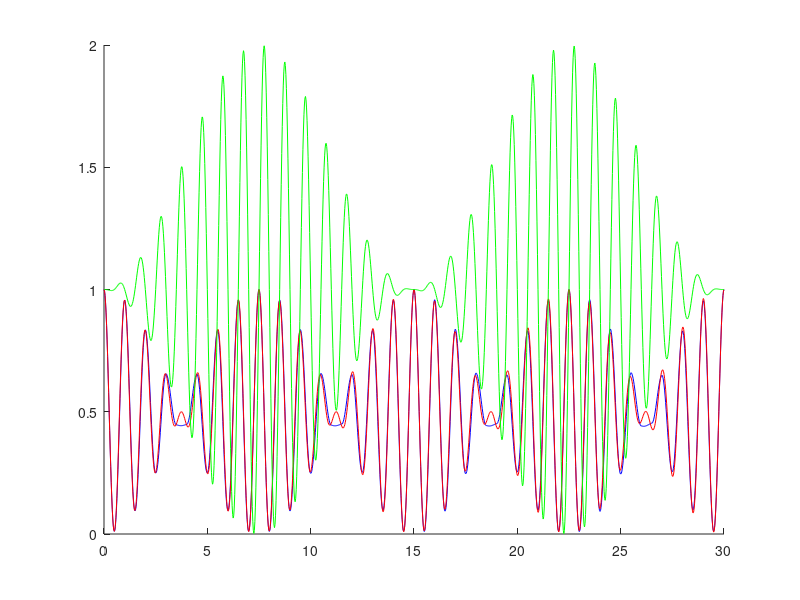

The MATLAB source for this figure: (Note: this script raises an error after producing the figure.)
function numericalexact()

%%%%%%%%%%%%%%%%%%%%%%%%%%%%%%%%%%%%%%%%%%%%%%%%%%%%%%%%%%%%%%%%%%%%%%%%%%%
global Rabi g1 g2 anglerot Delta DabEq aux nb_aux noise;

do_rabi =0;
do_rotary = 1;

Rabi = 2*pi*20e6;        %10e6; % bare Rabi in circular freq
g1 = 0;%1/1e-3; %1/100e-3; %Right now T1 infinite
g2 = 0; %1/1e-6;

%For rotary
anglerot =pi;
Delta=2*pi*1e6*(1)*2.1;   %2.1;     %2.1e6;        %3/100*Rabi; % By definition, w0 - w, but here parametrized by % of Rabi;

DabEq =0; %all pop in ground state
rhoggEq = (-DabEq + 1)/2;

u_init = 0;
v_init = 0;
w_init = -1;

nbcycle =30;    % ceil(Rabi/anglerot/g2); 
%nbcycle is Rotary cycles
% total time: nbcycle*2*anglerot/Rabi
timeunit =anglerot/Rabi;
period = 2*timeunit;

N = 20; % nb of points per cycle/2  ie nb of points per cycle is 2*N

%%%%%%%%%%%%%%%%%%%%%%%%%%%%%%%%%%%%%%%%%%%%%%%%%%%%%%%%%%%%%%%%%%%%%%%%%%%
%%%%%%%%%%%%%%%%%%%%%%%%%%%%%%%%%%%%%%%%%%%%%%%%%%%%%%%%%%%%%%%%%%%%%%%%%%%
% % NUMERICAL

%original
%options = odeset('RelTol',1e-12,'AbsTol',ones(1,3)*1e-12);
%modified to see if improves convergence
options = odeset('RelTol',1e-3,'AbsTol',ones(1,3)*1e-6);
%used (engouh) -3,-6
%%%%%%%%%%%%%%%%%%%%%%%%%%%%%%%%%%%%%%%%%%%%%%%%%%%%%%%%%%%%%%%%%%%%%%%%%%%
%%%%%%%%%%%%%%%%%%%%%%%%%%%%%%%%%%%%%%%%%%%%%%%%%%%%%%%%%%%%%%%%%%%%%%%%%%%
%Numerical no noise

Wnn = [];
Unn = [];
Vnn = [];

WRotnn = [];
URotnn = [];
VRotnn = [];

u_new = u_init;
v_new = v_init;
w_new = w_init;


%% Usual Rabi
if do_rabi
for q = 0:1:nbcycle-1
    
[T,Y] = ode45(@Propagate_phase0nn,[q*period (2*q+1)/2*period],[u_new v_new w_new],options);

t0 = q*period:period/2/N:(2*q+1)/2*period;
y0=interp1(T,Y,t0);

if q ~= 0
   Wnn = Wnn(1:1:end-1);
   Unn = Unn(1:1:end-1);
   Vnn = Vnn(1:1:end-1);
end
Wnn = [Wnn y0(:,3).'];
Unn = [Unn y0(:,1).'];
Vnn = [Vnn y0(:,2).'];

u_new = y0(end,1);
v_new = y0(end,2);
w_new = y0(end,3);

[TT,YY] = ode45(@Propagate_phase0nn,[(2*q+1)/2*period (q+1)*period],[u_new v_new w_new],options);

tt0 = (2*q+1)/2*period:period/2/N:(q+1)*period;

yy0=interp1(TT,YY,tt0);

Wnn = Wnn(1:1:end-1);
Unn = Unn(1:1:end-1);
Vnn = Vnn(1:1:end-1);

Wnn = [Wnn yy0(:,3).'];
Unn = [Unn yy0(:,1).'];
Vnn = [Vnn yy0(:,2).'];

u_new = yy0(end,1);
v_new = yy0(end,2);
w_new = yy0(end,3);

end
end

%% Rotary
if do_rotary
u_new = 0;
v_new = 0;
w_new = -1;
for q = 0:1:nbcycle-1
    
[T,Y] = ode45(@Propagate_phase0nn,[q*period (2*q+1)/2*period],[u_new v_new w_new],options);

t0 = q*period:period/2/N:(2*q+1)/2*period;
y0=interp1(T,Y,t0);

if q ~= 0
   WRotnn = WRotnn(1:1:end-1);
   URotnn = URotnn(1:1:end-1);
   VRotnn = VRotnn(1:1:end-1);
end
WRotnn = [WRotnn y0(:,3).'];
URotnn = [URotnn y0(:,1).'];
VRotnn = [VRotnn y0(:,2).'];

u_new = y0(end,1);
v_new = y0(end,2);
w_new = y0(end,3);

[TT,YY] = ode45(@Propagate_phase180nn,[(2*q+1)/2*period (q+1)*period],[u_new v_new w_new],options);

tt0 = (2*q+1)/2*period:period/2/N:(q+1)*period;

yy0=interp1(TT,YY,tt0);

WRotnn = WRotnn(1:1:end-1);
URotnn = URotnn(1:1:end-1);
VRotnn = VRotnn(1:1:end-1);

WRotnn = [WRotnn yy0(:,3).'];
URotnn = [URotnn yy0(:,1).'];
VRotnn = [VRotnn yy0(:,2).'];

u_new = yy0(end,1);
v_new = yy0(end,2);
w_new = yy0(end,3);
 
end
end

%FITS
% %PRB modified results without noise for rotary
 n=0:1/2/N:nbcycle;
 c = (3*g1 + 2*g2)/4;
C = sqrt(1 + c^2/Rabi^2);
 theta = atan(Rabi/c);
% 
 prb = 0.5*(sin(anglerot/2)^2*C*sin(2*n*pi + theta).*cos(4*Delta*n/Rabi*sin(anglerot/2)).*exp(-(c*2*n*anglerot/Rabi)*(3/2)*pi/anglerot*sin(anglerot/2))) + 0.5*(1 + cos(anglerot/2)^2*exp(-(c*2*n*anglerot/Rabi)*anglerot/pi*sin(anglerot/2)));

%%%% No relax
%norelaxrot = 0.5*(1 + cos(anglerot/2)^2) + 0.5*sin(anglerot/2)^2.*cos(4*n*Delta/Rabi*sin(anglerot/2)).*cos((2*pi*n/Rabi)*Rabi);
norelaxrot =  0.5*(1 + cos(anglerot/2)^2) + 0.5*sin(anglerot/2)^2.*cos((2*pi*n/Rabi)*(2*Delta/pi)*sin(anglerot/2)).*cos((2*pi*n/Rabi)*Rabi);

%%%%% in time
tunit =  (2*anglerot*nbcycle/Rabi)/(nbcycle*N*2); %1e-9; %make same number per cycle as in the simulation
tfinal = 2*anglerot*nbcycle/Rabi;
t = 0:tunit:tfinal;
%norelaxrot2 =  0.5*(1 + cos(anglerot/2)^2) + 0.5*sin(anglerot/2)^2.*cos((t/anglerot)*(2*Delta)*sin(anglerot/2)).*cos((t*pi/anglerot)*Rabi);

%%correct, without mod, valid for theta < 2*pi
norelaxrot3 =  0.5*(1 + cos(anglerot/2)^2) + 0.5*sin(anglerot/2)^2.*cos((t*pi/anglerot)*(2*Delta/pi)*sin(anglerot/2)).*cos((t*pi/mod(anglerot,2*pi))*Rabi); %correct, with mod
relaxrot3 = 0.5*C*sin(anglerot/2)^2.*cos((t*pi/anglerot)*(2*Delta/pi)*sin(anglerot/2)).*sin((t*pi/mod(anglerot,2*pi))*Rabi + theta).*exp(-c*t*3*pi/2/anglerot*sin(anglerot/2)) + 0.5*(1 + cos(anglerot/2)^2.*exp(-c*t*anglerot/pi*sin(anglerot/2))); %correct
norelaxrot44 = 1 - sin(anglerot/2)^2*sin(2*Delta*(t*Rabi/2/anglerot)/Rabi*sin(anglerot/2)).^2.*(sin((t*pi/mod(anglerot,2*pi))*Rabi));



%Paola's round formula
Proundrot =  0.5*(1 + cos(anglerot/2)^2) + 0.5*sin(anglerot/2)^2.*cos(4*Delta/Rabi*round(Rabi*t/2/anglerot)).*cos(t*Rabi); %ORIGINAL

roundrot =  0.5*(1 + cos(anglerot/2)^2) + 0.5*sin(anglerot/2)^2.*(cos(4*Delta/Rabi*floor(Rabi*t/2/anglerot + 1/2)).*cos(t*Rabi/2).^2); %WORKIGN

%addi =  0.5*sin(anglerot/2)^2.*(-cos(4*Delta/Rabi*floor(Rabi*t/2/anglerot + 32)).*sin(t*Rabi/2).^2) + 0.5; %works for Rabi/Delta = 20;
addi =  0.5*sin(anglerot/2)^2.*(-cos(4*Delta/Rabi*floor(Rabi*t/2/anglerot) + 4*Delta/Rabi*0.5).*sin(t*Rabi/2).^2) + 0.5; %ALSO WORKS for Rabi/Delta = 20;
%addi =  0.5*sin(anglerot/2)^2.*(cos(4*Delta/Rabi*floor(-Rabi*t/2/anglerot + 16)).*sin(t*Rabi/2).^2) + 0.5; %TRY NOT WORKING Rabi/Delta = 20;
%addi =  0.5*sin(anglerot/2)^2.*(cos(4*Delta/Rabi*floor(-Rabi*t/2/anglerot + 24)).*sin(t*Rabi/2).^2) + 0.5; %works for Rabi/Delta = 30;
%%%%%%%%%%addi =  0.5*sin(anglerot/2)^2.*(cos(4*Delta/Rabi*floor(Rabi*t/2/anglerot - 31)).*sin(t*Rabi/2).^2) + 0.5; %works for Rabi/Delta = 40;
%addi =  0.5*sin(anglerot/2)^2.*(cos(4*Delta/Rabi*floor(-Rabi*t/2/anglerot + 32)).*sin(t*Rabi/2).^2) + 0.5; %NEW TRY Rabi/Delta = 40;
%addi =  0.5*sin(anglerot/2)^2.*(cos(4*Delta/Rabi*floor(-Rabi*t/2/anglerot +40)).*sin(t*Rabi/2).^2) + 0.5; %works for Rabi/Delta = 50;


norelaxrottest =  0.5*(1 + cos(anglerot/2)^2) + 0.5*sin(anglerot/2)^2.*cos((t*pi/anglerot)*(2*Delta/pi)*sin(anglerot/2)).*cos((t*pi/mod(anglerot,2*pi))*Rabi); %TEST

rabitest =(1 - Rabi^2/(Rabi^2+Delta^2)*sin(t/2*sqrt(Delta^2+Rabi^2)).^2);
%For anglerot > 2*pi, both with and without mod pick up the echo peaks but
%are off for the other parts of the echo: the with mod option oscillates
%quicker, the without mod option oscillates slower

%%%%% Test of frequencies only, forget about normalization
% noddc -> DOUBLE PEAKS
%auxodd = zeros(1,length(t));    %cos(t*Rabi*pi/mod(anglerot,2*pi));
auxodd = cos(t*Rabi*pi/mod(anglerot,2*pi));
nodd_array = 1:2:31;
numro = 0;
for nodd = nodd_array
   %if (nodd - int64(anglerot/pi) ~= 0)
   %auxodd = auxodd + 1*(Delta/Rabi/nodd)^2*cos(nodd*t*Rabi*pi/anglerot);
   %%so far the best fit is above
   %auxodd = auxodd + 1*(Delta/Rabi)/nodd^2*cos(nodd*t*Rabi*pi/anglerot);
   %above not too bad a fit either
   auxodd = auxodd + (1/nodd)*cos(nodd*t*Rabi*pi/anglerot);
   numro = numro + 1/nodd;
   %end   
end
%auxodd = auxodd/(1 + (1*Delta/Rabi)*numro^2);
auxodd = auxodd/(1 + numro);

%neven -> SINGLE PEAKS
auxeven  = zeros(1,length(auxodd));
neven_array = 2:2:12;
numm = 0;
for neven = neven_array
    %auxeven = auxeven + (Delta/Rabi/neven)*cos(neven*t*Rabi*pi/anglerot); 
    auxeven = auxeven + (1/neven^2)*cos(neven*t*Rabi*pi/anglerot); 
    numm = numm + 1/neven;
 end
%auxeven = auxeven/(Delta/Rabi*numm);
%auxeven = auxeven/(numm);

% auxodd = cos(t*Rabi*pi/mod(anglerot,2*pi));
% n_array = 1:1:10;
% no = 0;
% for indn = n_array
%     auxodd = auxodd + 1*(Delta/Rabi/indn)*cos(indn*t*Rabi*pi/anglerot);
%     no = no + 1/indn;
% end
% auxodd = auxodd/(1 + 1*Delta/Rabi*no);

%signal = 0.5*(1 + cos(anglerot/2)^2) + 0.5*sin(anglerot/2)^2.*(cos((t/anglerot)*(2*Delta)*sin(anglerot/2)).*auxodd); % + Delta/Rabi*auxeven);
signal = 0.5*(1 + cos(anglerot/2)^2) + 0.5*sin(anglerot/2)^2.*(cos(4*Delta/Rabi*round(Rabi*t/2/anglerot)).*auxodd); % + Delta/Rabi*auxeven);
%signal = cos((t/anglerot)*(2*Delta)*sin(anglerot/2)).*auxodd + ((1/20)*auxeven); 
% cut below to test
%
%up to auxodd array, formula above is same formula as in norelaxrot3
%factor 2 inside modulation is not correct
%%%%%%%%%%%%%%%%%%%%%%%%%%%%%%%%%%%%%%%%%%%%%%%%%%%%%%%%%%%%%%%%%%%%%%%%%%%
%%%%%%%%%%%%%%%%%%%%%%%%%%%%%%%%%%%%%%%%%%%%%%%%%%%%%%%%%%%%%%%%%%%%%%%%%%%

%%%%%%%%%%%%%%%%%%%%%%%%%%%%%%%%%%%%%%%%%%%%%%%%%%%%%%%%%%%%%%%%%%%%%%%%%%%
%%%%%%%%%%%%%%%%%%%%%%%%%%%%%%%%%%%%%%%%%%%%%%%%%%%%%%%%%%%%%%%%%%%%%%%%%%%
% Plotting

figure(100);
hold on
if do_rabi
%%plot(0:1/20:nbcycle,Zavg,'r');  %numerical with noise
%plot([0:1/2/N:nbcycle]*2*anglerot/Rabi,(1-Wnn)/2,'r'); %numerical no noise
plot([0:1/2/N:nbcycle],(1-Wnn)/2,'k'); %numerical no noise
%plot(t,rabitest,'m');
hold on
end

if do_rotary
%plot(0:1/20:nbcycle,Zrotavg,'b');


%plot([0:1/2/N:nbcycle],(1-WRotnn)/2,'r'); %USED plot in time
% 
% %working more or less
% %triangle = (cos(Delta*t*(4*anglerot*Delta/Rabi))).*(cos(2*anglerot*abs(t*Rabi/2/anglerot - floor(t*Rabi/2/anglerot + 0.5))))/2 + 0.5; 
% 
% triangle = (cos(anglerot*Delta*t/5) ).*(cos(2*anglerot*abs(t*Rabi/2/anglerot - floor(t*Rabi/2/anglerot + 0.5))))/2 + 0.5 ; %working more or less
% 
% %triangle2 = (cos(anglerot*Delta/5*(t+5*((floor(-sin(2*pi*1/5*t)))+1)) )).*(cos(2*anglerot*abs(t*Rabi/2/anglerot - floor(t*Rabi/2/anglerot + 0.5))))/2 + 0.5 ;
% %triangle2 = anglerot*Delta/5*(1*t+2*4*Rabi/5/Delta*((floor(-sin(4*Rabi*t/5/Delta)))+1));
% 
% %triangle2 = (1 * t*Rabi/2/anglerot + 4*Rabi/5/Delta * ((floor(-sin(t * Rabi/2/anglerot)))+1));
 %time_shifting_func = @(t, a) -2*a*( (t)/a  - floor( (t)/a + 1/2 ))+(t);
% 
% %triangle2 = (0.5 * cos(anglerot*4*Delta/Rabi*time_shifting_func(t*Rabi/2/an%glerot,4*Rabi/Delta/5)/5) + 0.5 );%.*(cos(2*anglerot*abs(t*Rabi/2/anglerot - floor(t*Rabi/2/anglerot + 0.5))))/2 + 0.5 ; %working more or less
%  
% %triangle2 = (0.5 * cos(anglerot * Delta/5*time_shifting_func(t*Rabi/2/anglerot,4*Rabi/Delta/5)) + 0.5 );%.*(cos(2*anglerot*abs(t*Rabi/2/anglerot - floor(t*Rabi/2/anglerot + 0.5))))/2 + 0.5 ; %working more or less
%  
%triangle2 = (cos(anglerot * Delta *t*(2*pi*0.0322))).*(cos(2*anglerot*abs(t*Rabi/2/anglerot - floor(t*Rabi/2/anglerot + 0.5))))/2 + 0.5 ; %working more or less

%triangle2 = 0.5*sin(anglerot/2)^2*(cos(t*2*Delta*sin(anglerot/2)/anglerot)).*(cos(2*anglerot*abs(t*Rabi/2/anglerot - floor(t*Rabi/2/anglerot + 0.5)))) + 0.5 + 0.5*cos(anglerot/2)^2; %working more or less

%triangle4 = 0.5*sin(anglerot/2)^2*cos(Delta*t*(pi^2*2*0.0322)/sin(anglerot/2)).*(cos(2*anglerot*abs(t*Rabi/2/anglerot - floor(t*Rabi/2/anglerot + 0.5)))) +0.5 +0.5*cos(anglerot/2)^2;

%%%%%%%%%%%%%working last one
%triangle4 =0.5*sin(anglerot/2)^2*cos(Delta*t*0.6356/sin(anglerot/2)).*(cos(2*anglerot*abs(t*Rabi/2/anglerot - floor(t*Rabi/2/anglerot + 0.5)))) +0.5 + 0.5*cos(anglerot/2)^2; 

%triangle4 =0.5*(cos(anglerot * Delta *t*(2*pi*0.0322))).*cos(2*anglerot*abs(t*Rabi/2/anglerot - floor(t*Rabi/2/anglerot + 0.5))) +0.5; 
%triangle5 =0.5*(cos(anglerot * Delta *t*(2*pi*0.0322)+pi)).*cos(2*anglerot*abs(t*Rabi/2/anglerot - floor(t*Rabi/2/anglerot)).*cos(Delta*t/3)) +0.5; 
%triangle4 =0.5*cos(2*anglerot*abs(t*Rabi/2/anglerot - floor(t*Rabi/2/anglerot + 0.5)).*cos(Delta*t/3)) +0.5; 


%used%%%triangle4 =0.5*cos(2*anglerot*abs(t*Delta/anglerot^2 - floor(t*Delta/anglerot^2 +0.5))).*cos(2*anglerot*abs(t*Rabi/2/anglerot - floor(t*Rabi/2/anglerot + 0.5))) +0.5; 
%resi = 1.5*Delta/Rabi/anglerot.*sin(2*anglerot*abs(t*Delta/anglerot^2 - floor(-pi/4+ t*Delta/anglerot^2 +0.5))).*cos(2*anglerot*abs(pi/4+ t*Rabi/2/anglerot - floor(t*Rabi/2/anglerot + 0.5))); 


triangle4 =0.5*cos((2*pi*0.0322)*t*Delta*anglerot).*cos(2*anglerot*abs(t*Rabi/2/anglerot - floor(t*Rabi/2/anglerot + 0.5))) +0.5; 
resi =Delta/Rabi/2*(1).*sin((2*pi*0.0322)*t*Delta*anglerot).*cos(2*anglerot*abs(pi/4 + t*Rabi/2/anglerot - floor(t*Rabi/2/anglerot + 0.5))); 



%resi = 1.5*Delta/Rabi/anglerot*sin(2*anglerot*abs(t*Delta/anglerot^2 - floor(-pi/4 + t*Rabi/2/anglerot +0.5))).*cos(2*anglerot*abs(pi/4 + t*Rabi/2/anglerot - floor(t*Rabi/2/anglerot + 0.5))); 
%resi = 2*Delta/Rabi/anglerot*sin(anglerot * Delta *t*(2*pi*0.0322)).*cos(2*anglerot*abs(pi/4 + t*Rabi/2/anglerot - floor(t*Rabi/2/anglerot + 0.5))); 

%triangle4 =0.5*(cos(2*anglerot*abs(t*Rabi/2/anglerot - floor(t*Rabi/2/anglerot + 0.5)))) +0.5;   

%triangle4 =0.5*sin(anglerot/2)^2*cos(Delta*0.6356/sin(anglerot/2)*time_shifting_func(t,5*Delta*t/8/anglerot)).*(cos(2*anglerot*abs(t*Rabi/2/anglerot - floor(t*Rabi/2/anglerot + 0.5)))) +0.5 + 0.5*cos(anglerot/2)^2;

%triangle4 =0.5*cos(Delta*t*0.6356/sin(anglerot/2)).*(cos(2*anglerot*abs(t*Rabi/2/anglerot - floor(t*Rabi/2/anglerot + 0.5))))+0.5;

%formNoRWA = 0.5 - 0.5*cos(abs(2*(Rabi^2*t/Delta/anglerot - floor(Rabi^2*t/Delta/anglerot + 0.5)))); 
%formNoRWA = 0.5 - 0.5*cos(abs(2*(t/anglerot*Delta - floor(t/anglerot*Delta + 0.5)))); 
%formNoRWA = 0.5 + 0.5*cos(2*anglerot/Delta*(1 - cos(Delta/2/anglerot*t)));

%formNoRWA = 0.5 - 0.5*cos(0 + anglerot/Rabi*abs(2*(t*Rabi^2/Delta/2/anglerot - floor(t*Rabi^2/Delta/2/anglerot + 0.5))));
%formNoRWA = 0.5 - 0.5*cos(0 + anglerot*abs(2*(t/Delta*Rabi^2/2/anglerot - floor(t/Delta*Rabi^2/2/anglerot + 0.5))));

% 
% %triangle3 =  (-0.5 * cos(anglerot * Delta *t/5 ) + 0.5);
% 
% % timeincycle = t/(2*anglerot/Rabi);
% % for aux = 0:2:(timeincycle(end)/8)
% % [min_diff, arrayposmin] = min(abs(timeincycle-Rabi/Delta/5*2*(aux-1)));
% % [min_diff, arrayposmax] = min(abs(timeincycle-Rabi/Delta/5*2*(aux+1)));
% % triangle2(arrayposmin:1:arrayposmax) = cos(anglerot*Delta/5*(4*Rabi/5/Delta*aux) - timeincycle(arrayposmin:1:arrayposmax));     
% % %triangle2 = (0.5 * cos(1/5*anglerot * Delta *(-t + 4*Rabi/5/Delta*(floor(t/(2*Rabi/anglerot)) + 1/2))) + 0.5)
% % end
%


%used%newf = 0.5*sin(anglerot/2)^2*cos(2*anglerot/sin(anglerot/2)^2*abs(t*Delta/anglerot/pi*sin(anglerot/2) - floor(t*Delta/anglerot/pi*sin(anglerot/2)))).*cos(2*anglerot/sin(anglerot/2)*abs(t*Rabi/2/anglerot - floor(t*Rabi/2/anglerot + 0.5))) +0.5 + 0.5*cos(anglerot/2)^2;
%newf = 0.5*sin(anglerot/2)^2*cos(0.6356*t*Delta).*(cos(2*anglerot/sin(anglerot/2)^1*abs(t*Rabi/2/anglerot - floor(t*Rabi/2/anglerot + 0.5))))+0.5 +0.5*cos(anglerot/2)^2;

%%%%%%%%%%%%%%%%%%%%newf = 0.5*cos(2*t*Delta/pi -0.5*t*Delta/pi*Delta^2/Rabi^2-0.5*t*Delta/pi*Delta^3/Rabi^3).*(cos(2*anglerot*abs(t*Rabi/2/anglerot - floor(t*Rabi/2/anglerot + 0.5))))+0.5;
newf = 0.5*cos(2*t*Delta/pi -0.5*t*Delta/pi*Delta^2/Rabi^2-0.5*t*Delta/pi*Delta^3/Rabi^3).*(cos((sqrt(Rabi^2+Delta^2))/Rabi*2*anglerot*abs(t*Rabi/2/anglerot - floor(t*Rabi/2/anglerot + 0.5))))+0.5;

%newf = 0.5*cos(2*pi*t*Delta/pi^2 -0.5*pi*t*Delta/pi^2*(1/(1-Delta/Rabi)-1-Delta/Rabi)).*(cos(2*anglerot*abs(t*Rabi/2/anglerot - floor(t*Rabi/2/anglerot + 0.5))))+0.5;
%newf = 0.5*cos(2*t*Delta/pi*sqrt(1 - Delta^2/2/Rabi^2)).*(cos(2*anglerot*abs(t*Rabi/2/anglerot - floor(t*Rabi/2/anglerot + 0.5))))+0.5;
%resi = Delta/Rabi/2*floor(t.*Rabi/2/anglerot/16 + 1).*cos(-pi/2 + 2*t*Delta/anglerot*sin(anglerot/2)).*(cos(2*anglerot/sin(anglerot/2)^0*abs(pi/4 + t*Rabi/2/anglerot - floor(t*Rabi/2/anglerot + 0.5))));

%used%%%resi = tempo.*(Delta/Rabi/2).*sin(2*pi*abs(t*Delta./pi^2 - floor(t*Delta./pi^2 + 0.5))).*(cos(2*anglerot*abs(pi/4 + t*Rabi/2/anglerot - floor(t*Rabi/2/anglerot + 0.5))));
%resi = (Delta/Rabi/2).*sin(2*pi*t*Delta/pi^2  -0.5*pi*t*Delta/pi^2*Delta^2/Rabi^2-0.5*pi*t*Delta/pi^2*Delta^3/Rabi^3);%.*(cos(2*anglerot*abs(pi/4 + t*Rabi/2/anglerot - floor(t*Rabi/2/anglerot + 0.5))));
resi = (Delta/Rabi/2).*sin(2*t*Delta/pi -0.5*t*Delta/pi*Delta^2/Rabi^2-0.5*t*Delta/pi*Delta^3/Rabi^3).*cos(sqrt(Rabi^2+Delta^2)/Rabi*(2*anglerot*abs(pi/4 + t*Rabi/2/anglerot - floor(t*Rabi/2/anglerot + 0.5))));% - (Delta^2/Rabi^2/4);%

%resi2 = Delta^2/Rabi^2/2*cos(-pi/2 + 2*t*Delta/anglerot*sin(anglerot/2)).*(cos(2*anglerot*abs(t*Rabi/2/anglerot - floor(t*Rabi/2/anglerot + 0.5))));
%del = Delta/Rabi/2*ones(1,length(newf));
%del2 = Delta/Rabi/2 + Delta^2/Rabi^2/2*t.*Rabi/2/anglerot/16;
%newf = 0.5*sin(anglerot/2)^2*(besselj(1,2*t*Delta/anglerot)).*cos(2*anglerot/sin(anglerot/2)*abs(t*Rabi/2/anglerot - floor(t*Rabi/2/anglerot + 0.5))) +0.5 + 0.5*cos(anglerot/2)^2;

omega = sqrt(Rabi^2 + Delta^2);
triangle  = 2*anglerot/Rabi*abs(t./(2*anglerot/Rabi) - floor(t./(2*anglerot/Rabi) + 0.5));
arg = omega*triangle/2;
sq = square(pi*Rabi/anglerot*t); %both square functions a bit delayed, i think its only numerics
%sq = ones(1,length(t));
%for aux=1:1:length(t)
 %  if mod(floor(t(aux)*Rabi/anglerot),2) == 1
  %    sq(aux) = -1; 
  % end
%end
%mathefun = cos(arg).^2 + Delta^2*sin(arg).^2/omega^2;
%mathefun = sin(arg).^2./((sq).^2);

%exa = 0.5 + 0.5*cos(2*anglerot*abs(t*Rabi/2/anglerot - floor(t*Rabi/2/anglerot + 0.5)));

%figure(33)
%plot([0:1/2/N:nbcycle],mathefun,'r',[0:1/2/N:nbcycle],sq,'b')
%ll;l
% close all
%plot([0:1/2/N:nbcycle],triangle4,'g-') 



%plot([0:1/2/N:nbcycle],norelaxrottest,'r')



tri = 2*anglerot/Rabi*abs(t*Rabi/2/anglerot - floor(t*Rabi/2/anglerot + 0.5));
michaels = cos(tri*Rabi/2).^2 - Delta*Rabi/2*sin(tri*Rabi) + Delta^2*Rabi^2/4*sin(tri*Rabi/2).^2;
%plot([0:1/2/N:nbcycle],michaels,'r')

plot([0:1/2/N:nbcycle],(1-WRotnn)/2,'b') %,[0:1/2/N:nbcycle],newf + 1*resi,'r',[0:1/2/N:nbcycle], (1-WRotnn)/2 - newf,'b',[0:1/2/N:nbcycle],resi,'g',[0:1/2/N:nbcycle],(1-WRotnn)/2 - newf - resi-0.05,'r') %,[0:1/2/N:nbcycle],resi2-0.1,'r');


%%%%Analytical formula AHT rotated back
Om = sqrt(4*Delta^2*sin(anglerot/2)^2 + anglerot/2*Rabi^2);
aht = cos(t*Om/2/anglerot).^2 + 4*Delta^2/Om^2*cos(anglerot/2 + Rabi*tri).^2*sin(anglerot/2)^2.*sin(t*Om/2/anglerot).^2;
%%%%
hold on;
%plot([0:1/2/N:nbcycle],aht,'r')
plot([0:1/2/N:nbcycle],norelaxrot3,'r')
hold on;
plot([0:1/2/N:nbcycle],norelaxrot44,'g')

l;l;l
%figure(17)
%plot([0:1/2/N:nbcycle], (1-WRotnn)/2 - newf,'b',[0:1/2/N:nbcycle], (1-WRotnn)/2 - newf2,'r')

l;ll
plot([0:1/2/N:nbcycle],(1-WRotnn)/2,'b',[0:1/2/N:nbcycle],triangle4,'g',[0:1/2/N:nbcycle], (1-WRotnn)/2 - triangle4,'r',[0:1/2/N:nbcycle],resi,'b') %,[0:1/2/N:nbcycle],norelaxrot3, 'k'); %USED plot in time
 axis([0 nbcycle -0.2 1])
 
figure(56)
plot([0:1/2/N:nbcycle],(1-WRotnn)/2,'b',[0:1/2/N:nbcycle],triangle4+resi,'g',[0:1/2/N:nbcycle], (1-WRotnn)/2 - triangle4-resi,'r') %,[0:1/2/N:nbcycle],resi,'b') %,[0:1/2/N:nbcycle],norelaxrot3, 'k'); %USED plot in time
 axis([0 nbcycle -0.2 1])
 
 
% 
% klklklkkl
% 
% close all
% plot([0:1/2/N:nbcycle],(1-WRotnn)/2 ,'r',[0:1/2/N:nbcycle],triangle2,'b'); %USED plot in time
% axis([0 nbcycle 0 1])
% klklklk
% 
%  
% plot([0:1/2/N:nbcycle],(1-WRotnn)/2 ,'r',[0:1/2/N:nbcycle],0.01*time_shifting_func(t*Rabi/2/anglerot, 4*Rabi/Delta/5),'g*'); %USED plot in time
% axis([0 nbcycle 0 1])
% klklklk
% 
% plot([0:1/2/N:nbcycle],(1-WRotnn)/2 - triangle,'g')
% 
% resgreen = 0.1*(cos(Delta*t*(4*anglerot*Delta/Rabi) + pi/2)).*(cos(2*anglerot*abs(t*Rabi/2/anglerot - floor(t*Rabi/2/anglerot + 0.5))))/2; %+ 0.5;
% plot([0:1/2/N:nbcycle]*2*anglerot/Rabi,resgreen,'m')
% 
% %resdores = (1-WRotnn)/2 - triangle - resgreen - 0.1; %-0.1 just to plot below
% %plot([0:1/2/N:nbcycle]*2*anglerot/Rabi,resdores,'k')

%to save rotary data
% tempo3 = [0:1/2/N:nbcycle]*2*anglerot/Rabi;
% signal3= (1-WRotnn)/2;
% save('3.mat','tempo3','signal3')

m,m,,m,m,

%plot([0:1/20:nbcycle],(1-WRotnn)/2,'b'); %USED plot in cycles
%models
%plot([0:1/20:nbcycle]*2*anglerot/Rabi,norelaxrot,'+k');

%plot(t,norelaxrot3,'g+');
%plot(t,relaxrot3,'g+');


%plot(t,Proundrot,'g')
%plot(t,roundrot + addi - 0.5,'b*')
%plot(t,signal,'g')

diffe = (1-WRotnn)/2 - roundrot + 0.5; % difference num and roundrot
plot(t/(2*anglerot/Rabi),diffe, 'r')
plot(t/(2*anglerot/Rabi),addi,'k*')


plot(t/(2*anglerot/Rabi),(diffe-addi),'g')
%trying to add that slow osci fiven by diffe-addi
%newosci = (Rabi.*t/2/anglerot)*(Delta/500/Rabi).*cos(Rabi*t).*sin(4*Delta/Rabi*floor(Rabi*t/2/anglerot + 0.5))    ;
%newosci = (t*Delta^2/8/anglerot/Rabi/2/pi).*cos(Rabi*t).*sin(4*Delta/Rabi*floor(Rabi*t/2/anglerot + 0.5))    ;
%newosci = 0.01*cos(Rabi*t*pi/anglerot).*sin(2*Delta*t/anglerot*sin(anglerot/2)); %miniecho
newosci = (Delta/Rabi).*(Rabi*t/2/anglerot/505).*(sin(4*Delta/Rabi*floor(Rabi*t/2/anglerot+ 0.5)).*cos(t*Rabi/2).^2 - sin(4*Delta/Rabi*(floor(Rabi*t/2/anglerot) + 0.5)).*sin(t*Rabi/2).^2);
plot(t/(2*anglerot/Rabi),newosci,'m*')

%plot([0:1/20:nbcycle]*2*anglerot/Rabi,prb,'k'); %USED plot in time
%plot(t/(2*anglerot/Rabi),norelaxrottest,'m');

%test plot time of maximum signal, approximately 
%n=0:1:2;
%plot(n*pi*anglerot/2/Delta/sin(anglerot/2),zeros(1,length(n)),'s')
%coseno = cos(t*2*Delta/anglerot*sin(anglerot/2))/2 + 0.5;
%plot(t,coseno,'r')
end

hold off
%title('pop in 0, red is rabi, blue is rotary, line is num, points is mm')
%title('Red: Numerics, Green: Analy'); %, Green: Without mod (original form)')
title('Red numerics, blue new formula')

% %mm
% plot(0:1/2:(length(Zmmavg)-1)/2,real(Zmmavg),'sr')
% plot(0:1/2:(length(Zmmrotavg)-1)/2,real(Zmmrotavg),'sb')
% 
% %mm no noise
% plot(0:1/2:(length(Zmmnn)-1)/2,real(Zmmnn),'dk')
% plot(0:1/2:(length(Zmmrotnn)-1)/2,real(Zmmrotnn),'dk')

%%%%%%%%%%%%%%%%%%%%%%%%%%%%%%%%%%%%%%%%%%%%%%%%%%%%%%%%%%%%%%%%%%%%%%%%%%%
%Calculating FT

timearray = [0:1/2/N:nbcycle]*2*anglerot/Rabi;
NFFT = 2^nextpow2(length(timearray));
Fs = 1/abs(timearray(1)-timearray(2));                    % Sampling frequency
fftx = Fs/2*linspace(0,1,NFFT/2+1);

ffty = fft((1-WRotnn)/2-mean((1-WRotnn)/2),NFFT)/length(timearray);
ffty = ffty(1:NFFT/2+1);

fftysignal = fft(signal-mean(signal),NFFT)/length(signal);
fftysignal = fftysignal(1:NFFT/2+1);

fftyP = fft(roundrot-mean(roundrot),NFFT)/length(roundrot);
fftyP = fftyP(1:NFFT/2+1);

fftyD = fft(diffe - mean(diffe),NFFT)/length(diffe);
fftyD = fftyD(1:NFFT/2+1);

fftyDA = fft((diffe-addi)-mean(diffe - addi),NFFT)/length(diffe);
fftyDA = fftyDA(1:NFFT/2+1);

figure(345)
plot(fftx/1e6-Rabi/2/pi/1e6,abs(fftyDA), 'g')


%%% PLOT FFT
figure(1002);
hold on
mais = max(abs(ffty));
menos = min(abs(ffty));
vetor = (abs(ffty) - menos)/(mais - menos);
mais2 = max(abs(fftysignal));
menos2 = min(abs(fftysignal));
vetor2 = (abs(fftysignal) -menos2)/(mais2-menos2);

mais3 = max(abs(fftyP));
menos3 = min(abs(fftyP));
vetorP = (abs(fftyP) - menos3)/(mais3 - menos3);

mais4 = max(abs(fftyD));
menos4 = min(abs(fftyD));
vetorD = (abs(fftyD) - menos4)/(mais4 - menos4);

soma = roundrot + addi - 0.5;
fftyS = fft(soma - mean(soma),NFFT)/length(soma);
fftyS = fftyS(1:NFFT/2+1);
mais5 = max(abs(fftyS));
menos5 = min(abs(fftyS));
vetorS = (abs(fftyS) - menos5)/(mais5 - menos5);

%plot(fftx/1e6-Rabi/2/pi/1e6,vetor,'r')
%plot(fftx/1e6-Rabi/2/pi/1e6,vetor,'r',fftx/1e6-Rabi/2/pi/1e6,vetorP,'b',fftx/1e6-Rabi/2/pi/1e6,vetorD,'g'); %normalized
plot(fftx/1e6-Rabi/2/pi/1e6,vetor,'r',fftx/1e6-Rabi/2/pi/1e6,vetorS,'b'); %normalized
%plot(fftx/1e6-Rabi/2/pi/1e6,abs(ffty),'r',fftx/1e6-Rabi/2/pi/1e6,abs(fftysignal),'g');
%red is numeric fft,green is formula "signal" FFT

%%%%%%%%%%%%%%%%%%%%%%%%%%%%%%%%%%%%%%%%%%%%%%%%%%%%%%%%%%%%%%%%%%%%%%%%%%%
%%%%%%%%%%%%%%%%%%%%%%%%%%%%%%%%%%%%%%%%%%%%%%%%%%%%%%%%%%%%%%%%%%%%%%%%%%%

% integration function
function dy = Propagate_phase0(t,y)

global Rabi g1 g2 Delta DabEq aux nb_aux noise;

Eps =noise(aux,nb_aux);

% Optical Bloch Equations

dy = zeros(3,1);    % a column vector

%y(1) u
%y(2) v
%y(3) w

dy(1) =  +y(2)*(Delta+Eps) -y(1)*g2;
dy(2) =  -y(1)*(Delta+Eps) -y(3)*Rabi - y(2)*g2;
dy(3) = -(y(3) - DabEq)*g1 + Rabi*y(2);

function dy = Propagate_phase180(t,y)

global Rabi g1 g2 Delta DabEq aux nb_aux noise;

Eps =noise(aux,nb_aux);

% Optical Bloch Equations

dy = zeros(3,1);    % a column vector

%y(1) u
%y(2) v
%y(3) w

dy(1) =  +y(2)*(Delta+Eps) -y(1)*g2;
dy(2) =  -y(1)*(Delta+Eps) +y(3)*Rabi - y(2)*g2;
dy(3) = -(y(3) - DabEq)*g1 - Rabi*y(2);

% integration function
function dy = Propagate_phase0nn(t,y)

global Rabi g1 g2 Delta DabEq aux nb_aux noise;

% Optical Bloch Equations

dy = zeros(3,1);    % a column vector

%y(1) u
%y(2) v
%y(3) w

dy(1) =  +y(2)*(Delta) -y(1)*g2;
dy(2) =  -y(1)*(Delta) -y(3)*Rabi - y(2)*g2;
dy(3) = -(y(3) - DabEq)*g1 + Rabi*y(2);

function dy = Propagate_phase180nn(t,y)

global Rabi g1 g2 Delta DabEq aux nb_aux noise;

% Optical Bloch Equations

dy = zeros(3,1);    % a column vector

%y(1) u
%y(2) v
%y(3) w

dy(1) =  +y(2)*(Delta) -y(1)*g2;
dy(2) =  -y(1)*(Delta) +y(3)*Rabi - y(2)*g2;
dy(3) = -(y(3) - DabEq)*g1 - Rabi*y(2);

%%%%%%%%%%%%%%%%%%%%%%%%%%%%%%%%%%%%%%%%%%%%%%%%%%%%%%%%%%%%%%%%%%%%%%%%%%%

